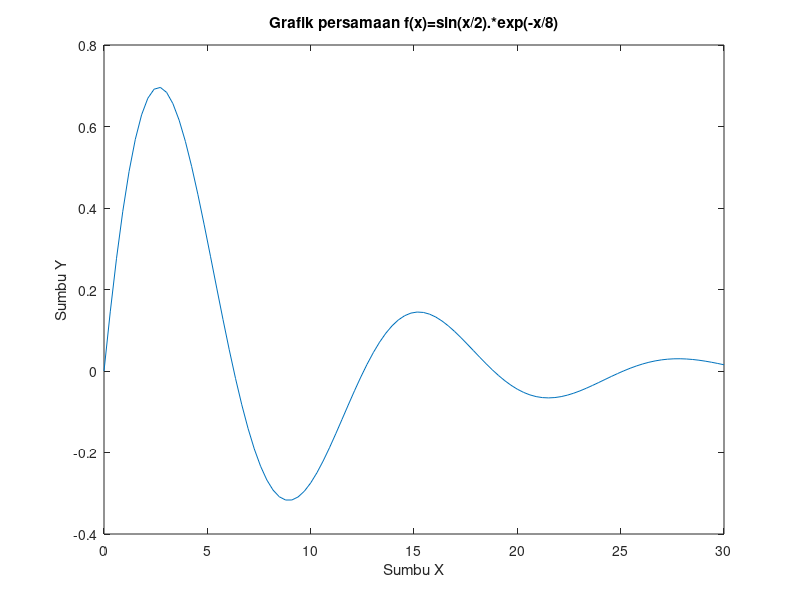

Write the MATLAB code that produced this figure.
% Grafik Garis 2D - Percobaan 3
% Menggunakan linspace serta menambahkan label sumbu dan judul grafik
x = linspace(0, 30);
y = sin(x/2).*exp(-x/8);
plot(x, y);
xlabel('Sumbu X')
ylabel('Sumbu Y')
title('Grafik persamaan f(x)=sin(x/2).*exp(-x/8)')
